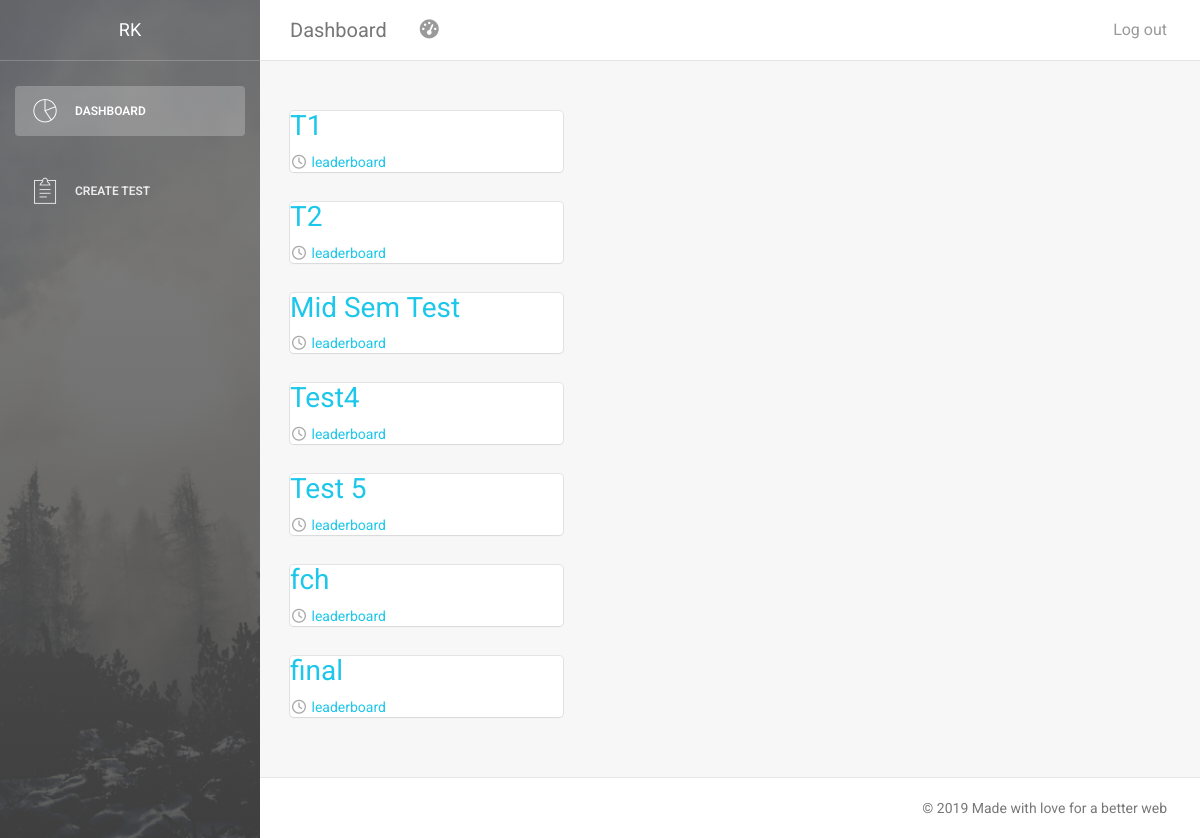
/faculty/ (signed in), run on an earlier commit of the app's database.
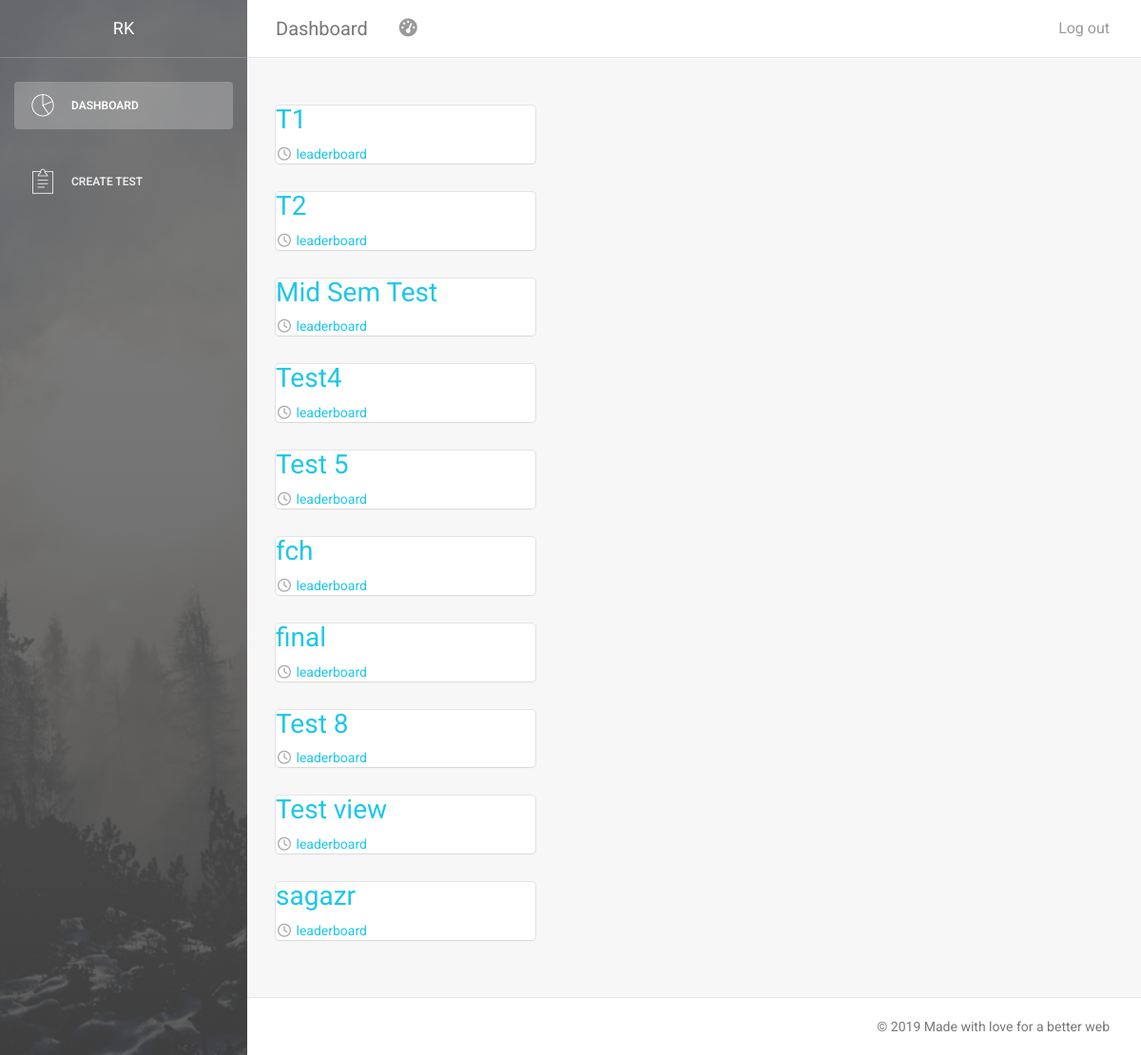
And on a later commit of the database.
### mcq_test/models.py (models this page shows, shortened)
class Test(models.Model):
    user = models.ForeignKey("Users", on_delete=models.CASCADE)
    id = models.AutoField(primary_key=True)
    name = models.CharField(max_length=100)
    start_date = models.DateField()
    start_time = models.TimeField()
    duration = models.DurationField()

### mcq_test/views.py (the view)
# urls.py: path('faculty/', views.dashboard_faculty, name='dashboard_faculty'),
def dashboard_faculty(request):
    user = Users.objects.filter(user=request.user)[0]
    if request.user.is_authenticated and user.is_faculty:
        tests = Test.objects.filter(user=user)
        return render(request, 'mcq_test/dashboard_faculty.html', {'tests': tests, 'username':request.user.username})
    else:
        return redirect('mcq_test:login_view')

### mcq_test/templates/mcq_test/dashboard_faculty.html (shortened to what this page needs)
<!doctype html>
<html lang="en">
<head>
    {% load static %}
    <link href="{% static 'dashboard_faculty/css/bootstrap.min.css' %}" rel="stylesheet" />
    <link href="{% static 'dashboard_faculty/css/animate.min.css' %}" rel="stylesheet"/>
    <link href="{% static 'dashboard_faculty/css/light-bootstrap-dashboard.css' %}" rel="stylesheet"/>
    <link href="http://maxcdn.bootstrapcdn.com/font-awesome/4.2.0/css/font-awesome.min.css" rel="stylesheet">
    <link href="{% static 'dashboard_faculty/css/pe-icon-7-stroke.css' %}" rel="stylesheet" />
</head>
<body>
<div class="wrapper">
    <div class="sidebar" data-color="black" data-image="{% static 'dashboard_faculty/img/sidebar-5.jpg' %}">
    	<div class="sidebar-wrapper">
            <div class="logo">
                <a href="" class="simple-text">
                    {{ username }}
                </a>
            </div>
            <ul class="nav">
                <li class="active">
                    <a href="">
                        <i class="pe-7s-graph"></i>
                        <p>Dashboard</p>
                </li>
                <li>
                    <a href="{% url 'mcq_test:create_test_page1' %}">
                        <i class="pe-7s-note2"></i>
                        <p>Create Test</p>
                    </a>
                </li>
            </ul>
    	</div>
    </div>
    <div class="main-panel">
        <nav class="navbar navbar-default navbar-fixed">
            <div class="container-fluid">
                <div class="navbar-header">
                    <a class="navbar-brand" href="">Dashboard</a>
                </div>
                <div class="collapse navbar-collapse">
                    <ul class="nav navbar-nav navbar-left">
                        <li>
                            <a href="" class="dropdown-toggle" data-toggle="dropdown">
                                <i class="fa fa-dashboard"></i>
                            </a>
                        </li>
                    </ul>
                    <ul class="nav navbar-nav navbar-right">
                        <li>
                            <a href="{% url 'mcq_test:logout' %}">
                                <p>Log out</p>
                            </a>
                        </li>
                    </ul>
                </div>
            </div>
        </nav>
        <div class="content">
                <div class="container-fluid">
                    <div class="row">
                        <div class="col-md-4">
                            {% for test in tests %}
                            <div class="card">
                                    <h3><a href="{% url 'mcq_test:display_test_faculty' tid=test.id%}">{{ test.name }}</a><br/></h3>
                                    <div class="stats">
                                            <i class="fa fa-clock-o"></i> <a href="{% url 'mcq_test:leaderboard' tid=test.id%}">leaderboard</a>
                                    </div>
                                </div>
                            {% endfor %}
                        </div>
                    </div>
                </div>
            </div>
        <footer class="footer">
            <div class="container-fluid">
                <p class="copyright pull-right">
                    &copy; <script>document.write(new Date().getFullYear())</script> Made with love for a better web
                </p>
            </div>
        </footer>
    </div>
</div>
</body>
</html>

What changed in the data, as far as the page shows it:
added Test: name "Test 8"
added Test: name "Test view"
added Test: name "sagazr"
